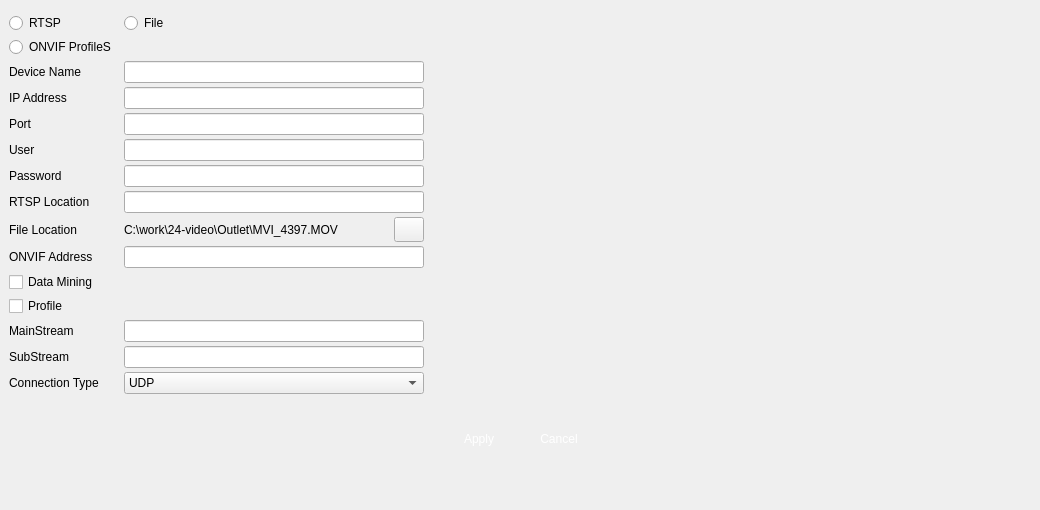
<?xml version="1.0" encoding="UTF-8"?>
<ui version="4.0">
 <class>VSCCameraAdd</class>
 <widget class="QWidget" name="VSCCameraAdd">
  <property name="geometry">
   <rect>
    <x>0</x>
    <y>0</y>
    <width>1040</width>
    <height>510</height>
   </rect>
  </property>
  <property name="windowTitle">
   <string>Form</string>
  </property>
  <property name="styleSheet">
   <string notr="true"/>
  </property>
  <layout class="QVBoxLayout" name="verticalLayout">
   <property name="spacing">
    <number>15</number>
   </property>
   <property name="leftMargin">
    <number>9</number>
   </property>
   <property name="topMargin">
    <number>9</number>
   </property>
   <item>
    <layout class="QHBoxLayout" name="horizontalLayout_2">
     <property name="spacing">
      <number>5</number>
     </property>
     <item>
      <layout class="QGridLayout" name="gridLayout">
       <property name="horizontalSpacing">
        <number>2</number>
       </property>
       <property name="verticalSpacing">
        <number>0</number>
       </property>
       <item row="0" column="0">
        <widget class="QRadioButton" name="radioButtonRtsp">
         <property name="text">
          <string>RTSP</string>
         </property>
        </widget>
       </item>
       <item row="7" column="0">
        <widget class="QLabel" name="labelIP">
         <property name="text">
          <string>IP Address</string>
         </property>
        </widget>
       </item>
       <item row="16" column="0">
        <widget class="QLabel" name="labelOnvifProfileToken">
         <property name="text">
          <string>MainStream</string>
         </property>
        </widget>
       </item>
       <item row="16" column="1">
        <widget class="QLineEdit" name="lineEditProfileToken">
         <property name="maximumSize">
          <size>
           <width>300</width>
           <height>16777215</height>
          </size>
         </property>
        </widget>
       </item>
       <item row="5" column="0">
        <widget class="QLabel" name="labelName">
         <property name="text">
          <string>Device Name</string>
         </property>
        </widget>
       </item>
       <item row="13" column="1">
        <widget class="QLineEdit" name="lineOnvifAddr">
         <property name="maximumSize">
          <size>
           <width>300</width>
           <height>16777215</height>
          </size>
         </property>
        </widget>
       </item>
       <item row="8" column="0">
        <widget class="QLabel" name="labelPort">
         <property name="text">
          <string>Port</string>
         </property>
        </widget>
       </item>
       <item row="8" column="1">
        <widget class="QLineEdit" name="lineEditPort">
         <property name="maximumSize">
          <size>
           <width>300</width>
           <height>16777215</height>
          </size>
         </property>
        </widget>
       </item>
       <item row="11" column="1">
        <widget class="QLineEdit" name="lineEditRtspLoc">
         <property name="maximumSize">
          <size>
           <width>300</width>
           <height>16777215</height>
          </size>
         </property>
        </widget>
       </item>
       <item row="15" column="0">
        <widget class="QCheckBox" name="checkBoxProfileToken">
         <property name="text">
          <string>Profile </string>
         </property>
        </widget>
       </item>
       <item row="5" column="1">
        <widget class="QLineEdit" name="lineEditName">
         <property name="maximumSize">
          <size>
           <width>300</width>
           <height>16777215</height>
          </size>
         </property>
        </widget>
       </item>
       <item row="10" column="0">
        <widget class="QLabel" name="labelPassword">
         <property name="text">
          <string>Password</string>
         </property>
        </widget>
       </item>
       <item row="13" column="0">
        <widget class="QLabel" name="labelOnvifAddr">
         <property name="text">
          <string>ONVIF Address</string>
         </property>
        </widget>
       </item>
       <item row="7" column="1">
        <widget class="QLineEdit" name="lineEditIP">
         <property name="maximumSize">
          <size>
           <width>300</width>
           <height>16777215</height>
          </size>
         </property>
        </widget>
       </item>
       <item row="1" column="0">
        <widget class="QRadioButton" name="radioButtonOnvif">
         <property name="text">
          <string>ONVIF ProfileS</string>
         </property>
        </widget>
       </item>
       <item row="9" column="0">
        <widget class="QLabel" name="labelUser">
         <property name="text">
          <string>User</string>
         </property>
        </widget>
       </item>
       <item row="11" column="0">
        <widget class="QLabel" name="labelRtspLoc">
         <property name="text">
          <string>RTSP Location</string>
         </property>
        </widget>
       </item>
       <item row="10" column="1">
        <widget class="QLineEdit" name="lineEditPassword">
         <property name="maximumSize">
          <size>
           <width>300</width>
           <height>16777215</height>
          </size>
         </property>
        </widget>
       </item>
       <item row="9" column="1">
        <widget class="QLineEdit" name="lineEditUser">
         <property name="maximumSize">
          <size>
           <width>300</width>
           <height>16777215</height>
          </size>
         </property>
        </widget>
       </item>
       <item row="0" column="1">
        <widget class="QRadioButton" name="radioButtonFile">
         <property name="text">
          <string>File</string>
         </property>
        </widget>
       </item>
       <item row="12" column="0">
        <widget class="QLabel" name="labelRtspLoc_2">
         <property name="text">
          <string>File Location</string>
         </property>
        </widget>
       </item>
       <item row="12" column="1">
        <layout class="QHBoxLayout" name="horizontalLayout">
         <item>
          <widget class="QLabel" name="fileLoc">
           <property name="maximumSize">
            <size>
             <width>270</width>
             <height>16777215</height>
            </size>
           </property>
           <property name="text">
            <string>C:\work\24-video\Outlet\MVI_4397.MOV</string>
           </property>
           <property name="wordWrap">
            <bool>true</bool>
           </property>
          </widget>
         </item>
         <item>
          <widget class="QPushButton" name="pushButtonFile">
           <property name="minimumSize">
            <size>
             <width>30</width>
             <height>25</height>
            </size>
           </property>
           <property name="maximumSize">
            <size>
             <width>30</width>
             <height>25</height>
            </size>
           </property>
           <property name="text">
            <string/>
           </property>
           <property name="icon">
            <iconset resource="vscmainwindows.qrc">
             <normaloff>:/action/resources/videosearch.png</normaloff>:/action/resources/videosearch.png</iconset>
           </property>
           <property name="iconSize">
            <size>
             <width>28</width>
             <height>23</height>
            </size>
           </property>
          </widget>
         </item>
        </layout>
       </item>
       <item row="17" column="0">
        <widget class="QLabel" name="labelOnvifProfileToken_2">
         <property name="text">
          <string>SubStream</string>
         </property>
        </widget>
       </item>
       <item row="17" column="1">
        <widget class="QLineEdit" name="lineEditProfileToken_2">
         <property name="maximumSize">
          <size>
           <width>300</width>
           <height>16777215</height>
          </size>
         </property>
        </widget>
       </item>
       <item row="18" column="1">
        <widget class="QComboBox" name="comboBox">
         <item>
          <property name="text">
           <string>UDP</string>
          </property>
         </item>
         <item>
          <property name="text">
           <string>TCP</string>
          </property>
         </item>
         <item>
          <property name="text">
           <string>Multicast</string>
          </property>
         </item>
        </widget>
       </item>
       <item row="18" column="0">
        <widget class="QLabel" name="labelOnvifProfileToken_3">
         <property name="text">
          <string>Connection Type</string>
         </property>
        </widget>
       </item>
       <item row="14" column="0">
        <widget class="QCheckBox" name="checkBoxProfileToken_2">
         <property name="text">
          <string>Data Mining</string>
         </property>
        </widget>
       </item>
      </layout>
     </item>
     <item>
      <widget class="QWidget" name="widget" native="true">
       <property name="minimumSize">
        <size>
         <width>600</width>
         <height>400</height>
        </size>
       </property>
       <property name="maximumSize">
        <size>
         <width>600</width>
         <height>400</height>
        </size>
       </property>
       <property name="styleSheet">
        <string notr="true"/>
       </property>
      </widget>
     </item>
    </layout>
   </item>
   <item>
    <layout class="QGridLayout" name="gridLayout_2">
     <property name="horizontalSpacing">
      <number>20</number>
     </property>
     <property name="verticalSpacing">
      <number>10</number>
     </property>
     <item row="0" column="0">
      <spacer name="horizontalSpacer">
       <property name="orientation">
        <enum>Qt::Horizontal</enum>
       </property>
       <property name="sizeHint" stdset="0">
        <size>
         <width>40</width>
         <height>20</height>
        </size>
       </property>
      </spacer>
     </item>
     <item row="0" column="2">
      <widget class="QPushButton" name="pushButtonCancel">
       <property name="minimumSize">
        <size>
         <width>60</width>
         <height>30</height>
        </size>
       </property>
       <property name="maximumSize">
        <size>
         <width>60</width>
         <height>30</height>
        </size>
       </property>
       <property name="styleSheet">
        <string notr="true">QPushButton { 
border:none;
color:white;
background-image: url(:/action/resources/button.png);}
QPushButton:hover {
	background-image: url(:/action/resources/buttonpress.png);}
QPushButton:pressed {
	background-image: url(:/action/resources/buttonpress.png);}
</string>
       </property>
       <property name="text">
        <string>Cancel</string>
       </property>
       <property name="iconSize">
        <size>
         <width>60</width>
         <height>40</height>
        </size>
       </property>
      </widget>
     </item>
     <item row="0" column="1">
      <widget class="QPushButton" name="pushButtonApply">
       <property name="minimumSize">
        <size>
         <width>60</width>
         <height>30</height>
        </size>
       </property>
       <property name="maximumSize">
        <size>
         <width>60</width>
         <height>30</height>
        </size>
       </property>
       <property name="styleSheet">
        <string notr="true">QPushButton { 
border:none;
color:white;
background-image: url(:/action/resources/button.png);}
QPushButton:hover {
	background-image: url(:/action/resources/buttonpress.png);}
QPushButton:pressed {
	background-image: url(:/action/resources/buttonpress.png);}
</string>
       </property>
       <property name="text">
        <string>Apply</string>
       </property>
       <property name="iconSize">
        <size>
         <width>60</width>
         <height>30</height>
        </size>
       </property>
      </widget>
     </item>
     <item row="0" column="3">
      <spacer name="horizontalSpacer_2">
       <property name="orientation">
        <enum>Qt::Horizontal</enum>
       </property>
       <property name="sizeHint" stdset="0">
        <size>
         <width>40</width>
         <height>20</height>
        </size>
       </property>
      </spacer>
     </item>
    </layout>
   </item>
   <item>
    <spacer name="verticalSpacer">
     <property name="orientation">
      <enum>Qt::Vertical</enum>
     </property>
     <property name="sizeHint" stdset="0">
      <size>
       <width>20</width>
       <height>40</height>
      </size>
     </property>
    </spacer>
   </item>
  </layout>
 </widget>
 <resources>
  <include location="vscmainwindows.qrc"/>
 </resources>
 <connections/>
</ui>
